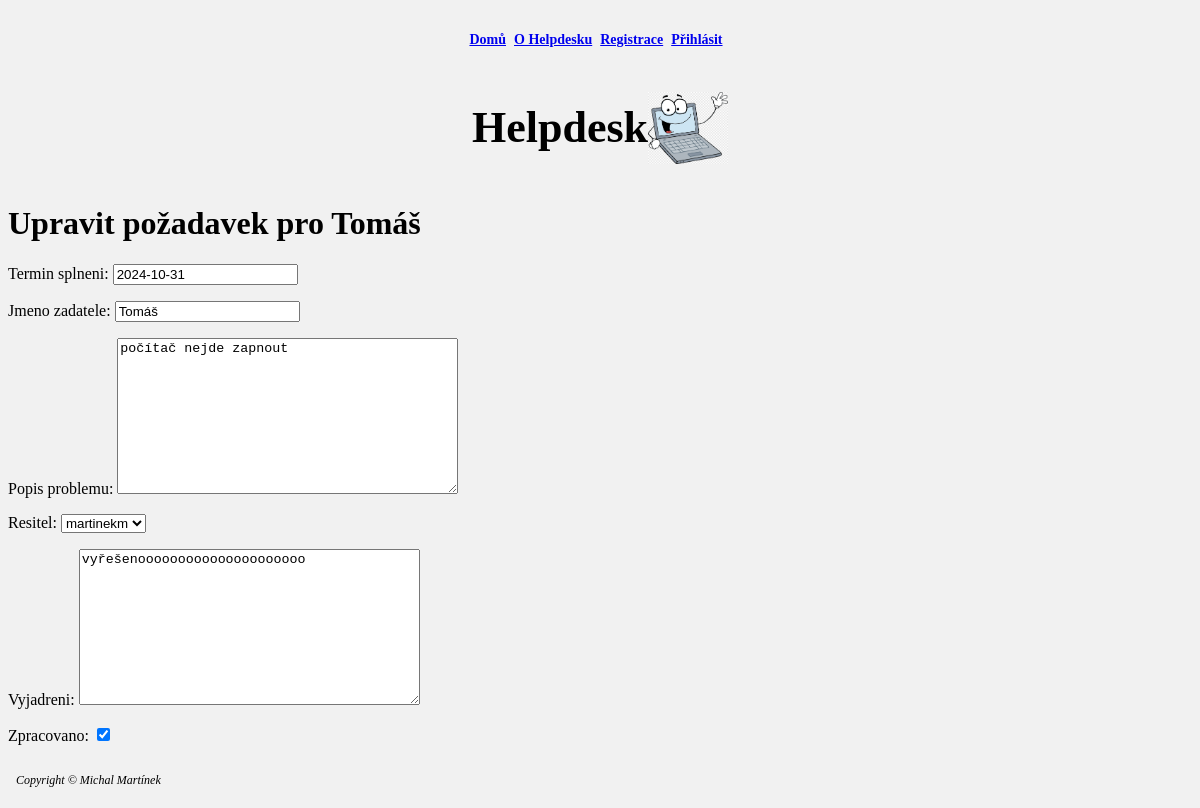
The app's page /add_hd/HD_edit/3/ with its own data.
### add_hd/models.py (models this page shows, shortened)
class Helpdesk(models.Model):
    datum_zalozeni = models.DateField(default=timezone.now)
    termin_splneni = models.DateField(default=get_default_termin_splneni)
    jmeno_zadatele = models.CharField(max_length=100)
    popis_problemu = models.TextField(default='Není k dispozici')
    resitel = models.ForeignKey(User, on_delete=models.SET_NULL, null=True, blank=True)
    vyjadreni = models.TextField(blank=True, null=True)
    zpracovano = models.BooleanField(default=False)

### add_hd/views.py (the view)
# urls.py: path('HD_edit/<int:pk>/', HelpdeskUpdateView.as_view(), name='HD_edit'),
class HelpdeskUpdateView(UpdateView):
    model = Helpdesk
    form_class = HelpdeskForm
    template_name = 'HD_edit.html'
    success_url = reverse_lazy('HDD_list')
    def get_context_data(self, **kwargs):
        context = super().get_context_data(**kwargs)
        context['title'] = 'Upravit požadavek'
        return context

### add_hd/forms.py
class HelpdeskForm(forms.ModelForm):
    class Meta:
        model = Helpdesk
        fields = ['termin_splneni', 'jmeno_zadatele', 'popis_problemu', 'resitel', 'vyjadreni', 'zpracovano']

### add_hd/templates/HD_edit.html (shortened to what this page needs)
{% extends "master.html" %}
{% block content %}
<h1>Upravit požadavek pro {{ form.instance.jmeno_zadatele }}</h1>
<form method="post">
    {{ form.as_p }}
    <button type="submit" class="btn">Uložit změny</button>
</form>
<a href="{% url 'HDD_list' %}" class="btn">Zrušit</a>
{% endblock %}

### static/css/styles.css (style rules this page uses)
.body { background-color: #f1f1f1; }

### records on screen
Helpdesk: instance.jmeno_zadatele "Tomáš", termin_splneni "2024-10-31", jmeno_zadatele "Tomáš", popis_problemu "počítač nejde zapnout", resitel "martinekm", vyjadreni "vyřešenooooooooooooooooooooo", zpracovano "☑"
